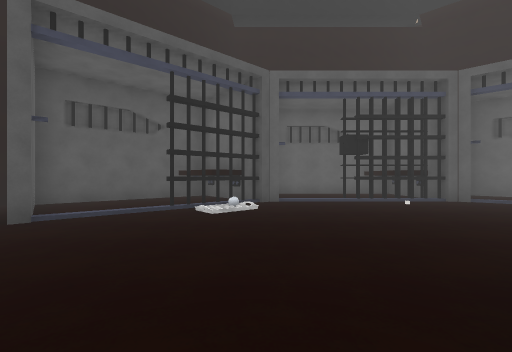
[1] (above)

16 first-person views from a walk through a Unity game level. The camera is 1.3 m above the floor, looks level and sees 90° across. Doors are open. The floor is counted in squares, 2 m on a side. Each view is taken from the middle of a square. On the plan, view 1 faces up. The plan holds only what a view shows up to about 9 squares ahead; the rest is blank. The place goes on beyond the plan. The player character is not drawn. Some animated figures are left out. Some surface patterns are stand-ins.

[2]
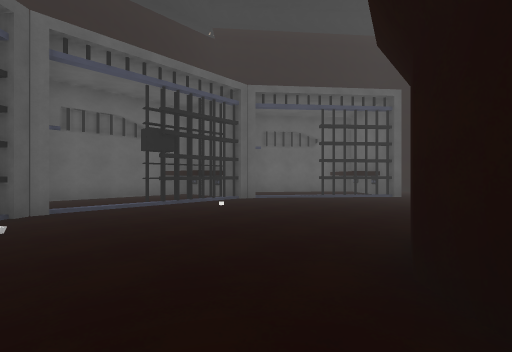

[3]
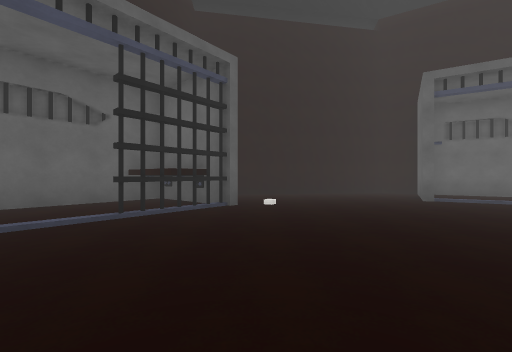

[4]
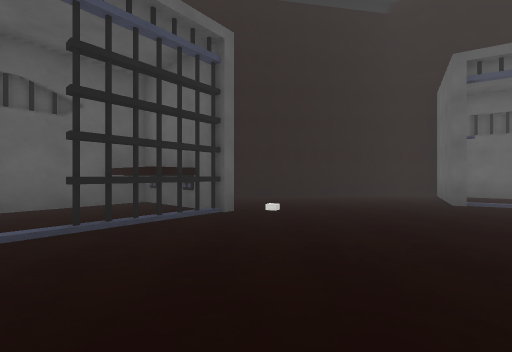

[5]
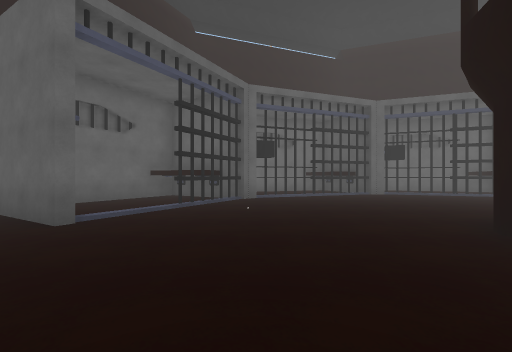

[6]
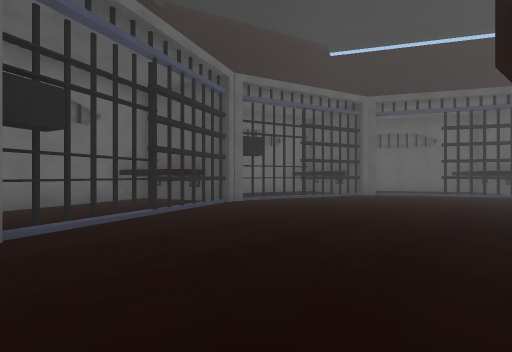

[7]
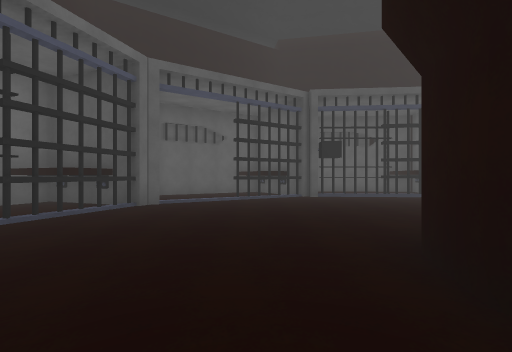

[8]
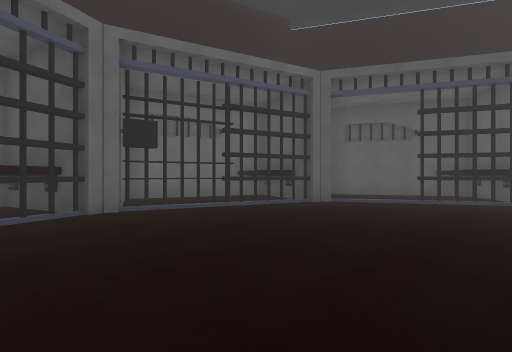

[9]
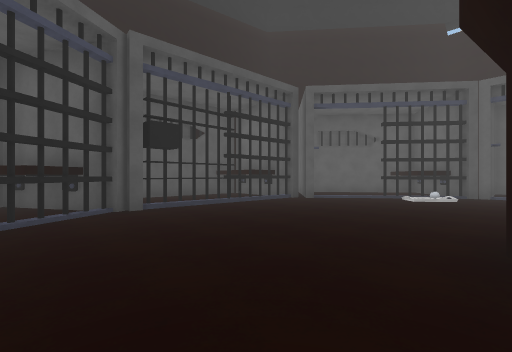

[10]
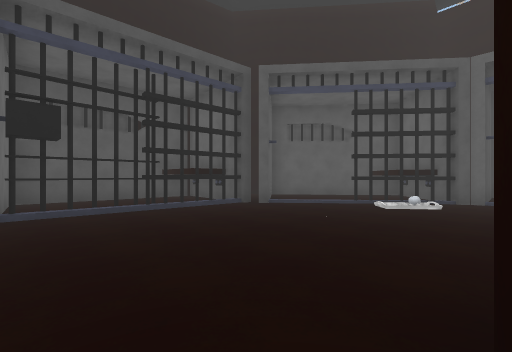

[11]
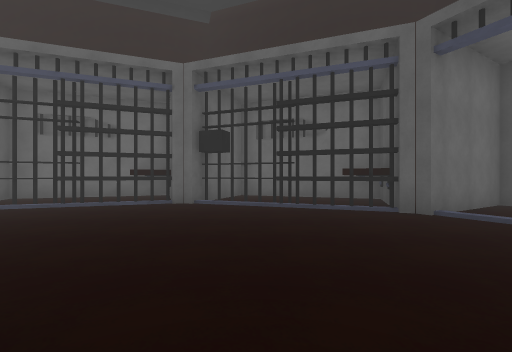

[12]
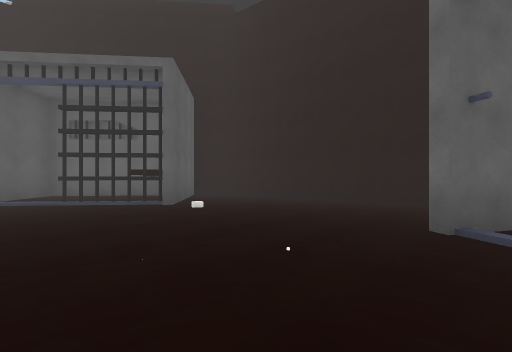

[13]
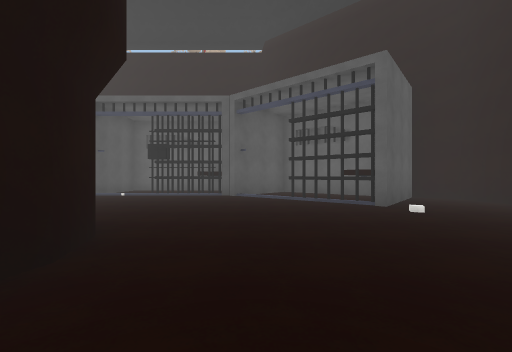

[14]
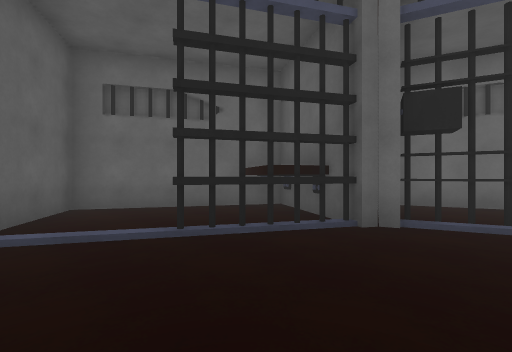

[15]
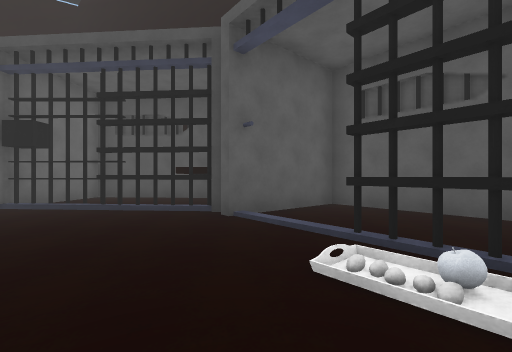

[16]
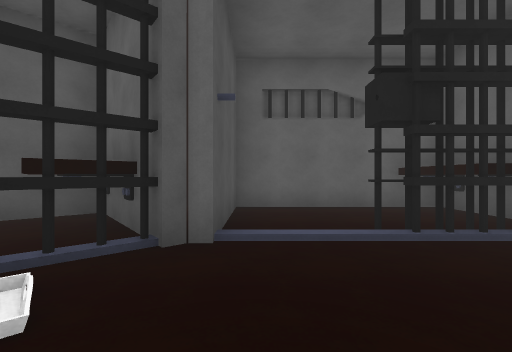

### Floor plan
Key: @ floor where view 1 was taken; # wall or solid block; x gap in a wall; . floor; / step, stairs or slope; D open door; = window, fence, low wall or low ledge; T thing the floor can be seen under or through.
Columns run from 7 left of view 1 to 13 right of it. Each row starts with its distance up from view 1.
 10        #####
  9       ##...# ###
  8    #####...###.##
  7   ##..##..####..##
  6   #...##.....DD..###
  5   #.DD//.....DD.##.#
  4   ##DD.........##..#
  3   #T...............##
  2 ###T................#
  1 #..x.....###........#
  0 #.=#...@## #........#
 -1 ####.....###.=......#
 -2   ##............DD#.#
 -3  ####...........DD###
 -4  #..DD.=.......#...#
 -5  #..DD.........##.##
 -6  ##.####...../#####
 -7   ######x#######
 -8       #..###..#
 -9       #### ####

Positions as (right, up) in squares from view 1, and headings:
1: (0, 0), facing up
2: (0, 1), facing up-right
3: (3, 3), facing right
4: (4, 3), facing right
5: (7, 2), facing down
6: (7, -2), facing down-left
7: (4, -3), facing left
8: (4, -2), facing down-left
9: (1, -3), facing up-left
10: (1, -1), facing up-left
11: (1, -1), facing down
12: (6, -2), facing up-right
13: (6, -2), facing up
14: (6, -2), facing down-right
15: (1, 4), facing left
16: (1, 4), facing up
